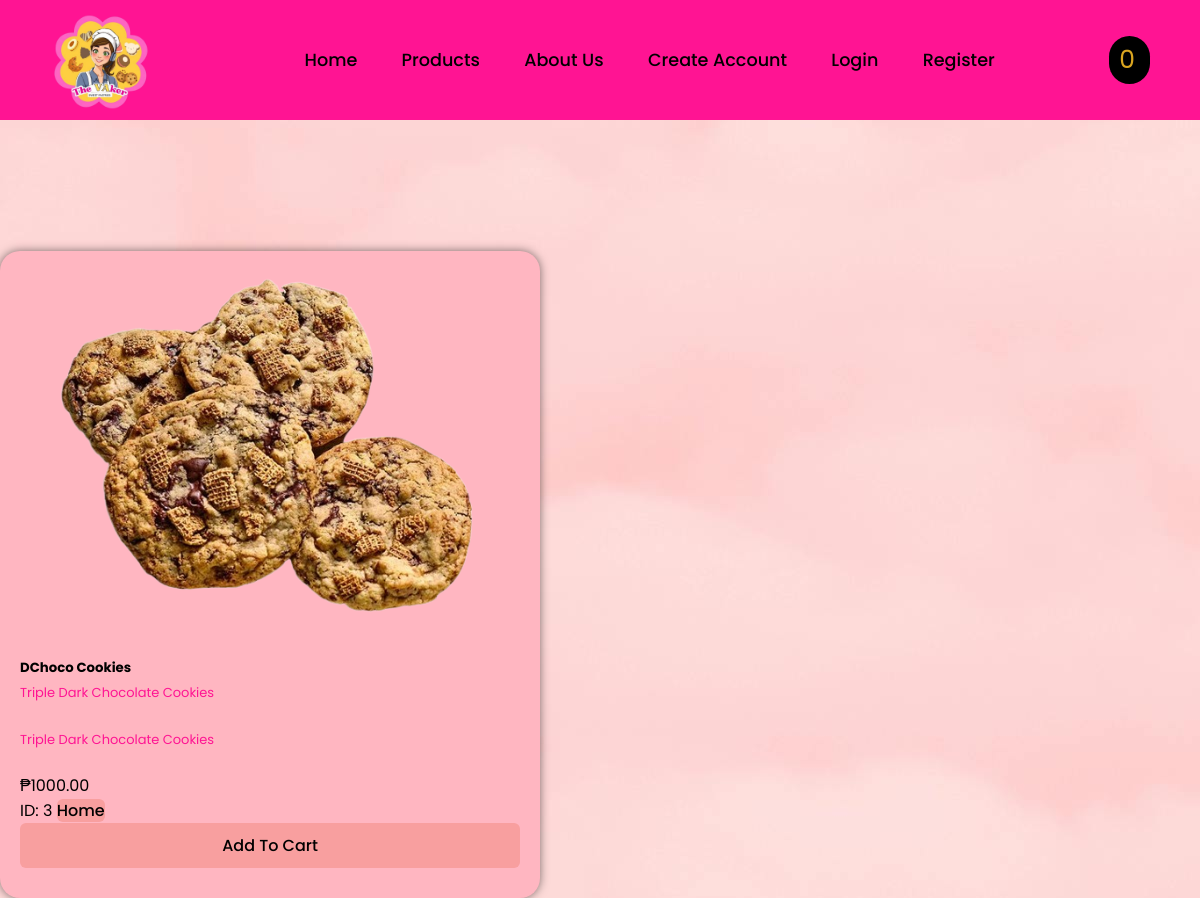
The app's page /product/3 with its own data.
### app/models.py (models this page shows, shortened)
class Product(models.Model):
    productName = models.CharField(max_length=50)
    productDesc = models.CharField(max_length=250, default='', blank=True, null=True)
    productPrice = models.DecimalField(default=0, max_digits=10, decimal_places=2)
    category = models.ForeignKey(Category, on_delete=models.CASCADE, default=1)
    image = models.ImageField(upload_to= 'uploads/product/')

### app/views.py (the view)
# urls.py: path('product/<int:pk>', views.product, name= 'product'),
def product(request,pk):
    product = Product.objects.get(id=pk)
    return render(request, 'app/product.html', {'product': product})

### cart/cart.py (called while the page is built)
    def __len__(self):
      return len(self.cart)

### cart/context_processors.py (called while the page is built)
def cart(request):
	return {'cart': Cart(request)}

### app/templates/app/product.html (shortened to what this page needs)
{% extends 'app/base.html' %}
{% load static %}
{% block content %}
    <nav class="nav-list">
        <a href="{% url 'home' %}">Home</a>
            <a href="{% url 'item' %}">Products</a>
            <a href="{% url 'about' %}">About Us</a>
            <a href="{% url 'Customer_Create' %}">Create Account</a>
             {% if user.is_authenticated %}
           <a href="{% url 'logout' %}">Logout</a>
        {% else %}
            <a href="{% url 'login' %}">Login</a>
            <a href="{% url 'register' %}">Register</a>
        {% endif %}
    </nav>
{% include 'app/navbar.html' %}
  <div class="">
      <br><br><br><br><br><br><br><br><br>
        <div class="card mb-3" style="max-width: 540px;">
            <div class="row g-0">
                <div class="col-md-4">
                    <img src="{{product.image.url}}" class="img-fluid rounded-start" alt="...">
                </div>
            <div class="col-md-8">
                <div class="card-body">
                 <h5 class="card-title">{{ product.productName }}</h5>
                <p class="card-text">{{ product.productDesc }}</p>
                    <p class="card-text">{{ product.productDesc }}</p>
                                    ₱{{product.productPrice}}
                    <br/>ID: {{product.id}}
                <a href="{% url 'home' %}" class="btn btn-secondary">Home</a>
                  <button type="button" class="btn btn-secondary" id="add-cart" value="{{product.id}}">Add To Cart</button>
            </div>
            </div>
        </div>
        </div>
    </div>
{% endblock content %}

### static/css/main.css (style rules this page uses)
* { box-sizing: border-box; margin: 0; padding: 0; scroll-behavior: smooth; list-style: none; text-decoration: none; font-family: 'Poppins', sans-serif; }
.nav-list a { position: relative; font-size: 1.1em; color: black; text-decoration: none; font-weight:500; margin-left: 40px; }
.nav-list a::after { content: ''; position: absolute; left: 0; bottom:-6px; width: 100%; height:3px; background: white; border-radius: 5px; transform: scaleX(0); transition: transform .5s; }
.row { position: relative; padding: 10px 20px 30px; background: lightpink; border-radius: 20px; box-shadow: 0 0 10px rgba(0, 0, 0, .5); }
.row img { width: 100%; height: auto; padding: 0px 20px 20px; transition: transform .5s ease; cursor: pointer; }
.row p { color: deeppink; font-size: 13px; line-height: 30px; margin-bottom: 1.1rem; }
.btn { width: 100%; height: 45px; background: #f89f9f; border: none; outline: none; border-radius: 6px; cursor: pointer; font-size: 1em; color: black; font-weight: 500; }
.card { border-radius: 12px; }
button { border-radius: 6px !important; }
a { text-decoration: none; color: #007bff; }

### records on screen
Product: image (picture), productName "DChoco Cookies", productDesc "Triple Dark Chocolate Cookies", productPrice "1000.00", id "3"

### other values on screen
{{ cart|length }} "0"
